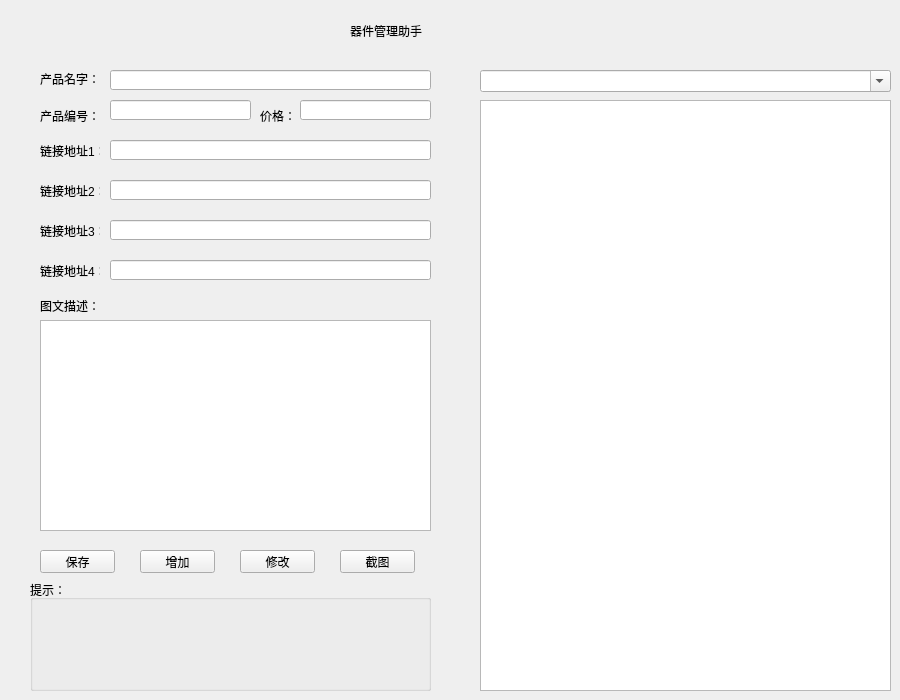
<?xml version="1.0" encoding="UTF-8"?>
<ui version="4.0">
 <class>KingHelpMain</class>
 <widget class="QWidget" name="KingHelpMain">
  <property name="geometry">
   <rect>
    <x>0</x>
    <y>0</y>
    <width>900</width>
    <height>700</height>
   </rect>
  </property>
  <property name="minimumSize">
   <size>
    <width>900</width>
    <height>700</height>
   </size>
  </property>
  <property name="maximumSize">
   <size>
    <width>900</width>
    <height>700</height>
   </size>
  </property>
  <property name="font">
   <font>
    <stylestrategy>PreferAntialias</stylestrategy>
   </font>
  </property>
  <property name="windowTitle">
   <string>KingHelpMain</string>
  </property>
  <property name="styleSheet">
   <string notr="true"/>
  </property>
  <property name="inputMethodHints">
   <set>Qt::ImhNone</set>
  </property>
  <widget class="QLabel" name="label_3">
   <property name="geometry">
    <rect>
     <x>40</x>
     <y>130</y>
     <width>60</width>
     <height>41</height>
    </rect>
   </property>
   <property name="text">
    <string>链接地址1：</string>
   </property>
  </widget>
  <widget class="QLabel" name="label_4">
   <property name="geometry">
    <rect>
     <x>40</x>
     <y>290</y>
     <width>61</width>
     <height>31</height>
    </rect>
   </property>
   <property name="text">
    <string>图文描述：</string>
   </property>
  </widget>
  <widget class="QLabel" name="label">
   <property name="geometry">
    <rect>
     <x>40</x>
     <y>63</y>
     <width>60</width>
     <height>31</height>
    </rect>
   </property>
   <property name="text">
    <string>产品名字：</string>
   </property>
  </widget>
  <widget class="QLabel" name="label_2">
   <property name="geometry">
    <rect>
     <x>40</x>
     <y>100</y>
     <width>60</width>
     <height>31</height>
    </rect>
   </property>
   <property name="text">
    <string>产品编号：</string>
   </property>
  </widget>
  <widget class="QLabel" name="label_6">
   <property name="geometry">
    <rect>
     <x>350</x>
     <y>10</y>
     <width>141</width>
     <height>41</height>
    </rect>
   </property>
   <property name="styleSheet">
    <string notr="true">font: 18pt &quot;Adobe Arabic&quot;;</string>
   </property>
   <property name="text">
    <string>器件管理助手</string>
   </property>
  </widget>
  <widget class="QLineEdit" name="pronameedit">
   <property name="geometry">
    <rect>
     <x>110</x>
     <y>70</y>
     <width>321</width>
     <height>20</height>
    </rect>
   </property>
  </widget>
  <widget class="QLineEdit" name="procodeEdit">
   <property name="geometry">
    <rect>
     <x>110</x>
     <y>100</y>
     <width>141</width>
     <height>20</height>
    </rect>
   </property>
   <property name="font">
    <font>
     <weight>75</weight>
     <bold>true</bold>
    </font>
   </property>
   <property name="readOnly">
    <bool>true</bool>
   </property>
  </widget>
  <widget class="QLineEdit" name="prourl1edit">
   <property name="geometry">
    <rect>
     <x>110</x>
     <y>140</y>
     <width>321</width>
     <height>20</height>
    </rect>
   </property>
  </widget>
  <widget class="QTreeWidget" name="treeWidget">
   <property name="geometry">
    <rect>
     <x>480</x>
     <y>100</y>
     <width>411</width>
     <height>591</height>
    </rect>
   </property>
   <property name="cursor" stdset="0">
    <cursorShape>IBeamCursor</cursorShape>
   </property>
   <property name="contextMenuPolicy">
    <enum>Qt::NoContextMenu</enum>
   </property>
   <property name="midLineWidth">
    <number>1</number>
   </property>
   <property name="editTriggers">
    <set>QAbstractItemView::NoEditTriggers</set>
   </property>
   <property name="rootIsDecorated">
    <bool>true</bool>
   </property>
   <property name="wordWrap">
    <bool>true</bool>
   </property>
   <property name="headerHidden">
    <bool>true</bool>
   </property>
   <attribute name="headerVisible">
    <bool>false</bool>
   </attribute>
   <attribute name="headerCascadingSectionResizes">
    <bool>false</bool>
   </attribute>
   <attribute name="headerHighlightSections">
    <bool>false</bool>
   </attribute>
   <attribute name="headerMinimumSectionSize">
    <number>21</number>
   </attribute>
   <attribute name="headerStretchLastSection">
    <bool>true</bool>
   </attribute>
   <column>
    <property name="text">
     <string notr="true">1</string>
    </property>
   </column>
  </widget>
  <widget class="QPushButton" name="addbtn">
   <property name="geometry">
    <rect>
     <x>140</x>
     <y>550</y>
     <width>75</width>
     <height>23</height>
    </rect>
   </property>
   <property name="text">
    <string>增加</string>
   </property>
  </widget>
  <widget class="QPushButton" name="updatebtn">
   <property name="geometry">
    <rect>
     <x>240</x>
     <y>550</y>
     <width>75</width>
     <height>23</height>
    </rect>
   </property>
   <property name="text">
    <string>修改</string>
   </property>
  </widget>
  <widget class="QPushButton" name="sccutbutton">
   <property name="geometry">
    <rect>
     <x>340</x>
     <y>550</y>
     <width>75</width>
     <height>23</height>
    </rect>
   </property>
   <property name="text">
    <string>截图</string>
   </property>
  </widget>
  <widget class="QPushButton" name="savebtn">
   <property name="geometry">
    <rect>
     <x>40</x>
     <y>550</y>
     <width>75</width>
     <height>23</height>
    </rect>
   </property>
   <property name="text">
    <string>保存</string>
   </property>
  </widget>
  <widget class="QLineEdit" name="propriceedit">
   <property name="geometry">
    <rect>
     <x>300</x>
     <y>100</y>
     <width>131</width>
     <height>20</height>
    </rect>
   </property>
  </widget>
  <widget class="QLabel" name="label_5">
   <property name="geometry">
    <rect>
     <x>260</x>
     <y>100</y>
     <width>41</width>
     <height>31</height>
    </rect>
   </property>
   <property name="text">
    <string>价格：</string>
   </property>
  </widget>
  <widget class="QComboBox" name="searchedit">
   <property name="geometry">
    <rect>
     <x>480</x>
     <y>70</y>
     <width>411</width>
     <height>22</height>
    </rect>
   </property>
   <property name="editable">
    <bool>true</bool>
   </property>
  </widget>
  <widget class="QLabel" name="label_7">
   <property name="geometry">
    <rect>
     <x>40</x>
     <y>170</y>
     <width>60</width>
     <height>41</height>
    </rect>
   </property>
   <property name="text">
    <string>链接地址2：</string>
   </property>
  </widget>
  <widget class="QLineEdit" name="prourl2edit">
   <property name="geometry">
    <rect>
     <x>110</x>
     <y>180</y>
     <width>321</width>
     <height>20</height>
    </rect>
   </property>
  </widget>
  <widget class="QLabel" name="label_8">
   <property name="geometry">
    <rect>
     <x>40</x>
     <y>210</y>
     <width>60</width>
     <height>41</height>
    </rect>
   </property>
   <property name="text">
    <string>链接地址3：</string>
   </property>
  </widget>
  <widget class="QLineEdit" name="prourl3edit">
   <property name="geometry">
    <rect>
     <x>110</x>
     <y>220</y>
     <width>321</width>
     <height>20</height>
    </rect>
   </property>
  </widget>
  <widget class="QLabel" name="label_9">
   <property name="geometry">
    <rect>
     <x>40</x>
     <y>250</y>
     <width>60</width>
     <height>41</height>
    </rect>
   </property>
   <property name="text">
    <string>链接地址4：</string>
   </property>
  </widget>
  <widget class="QLineEdit" name="prourl4edit">
   <property name="geometry">
    <rect>
     <x>110</x>
     <y>260</y>
     <width>321</width>
     <height>20</height>
    </rect>
   </property>
  </widget>
  <widget class="QTextEdit" name="proimgedit">
   <property name="geometry">
    <rect>
     <x>40</x>
     <y>320</y>
     <width>391</width>
     <height>211</height>
    </rect>
   </property>
   <property name="frameShape">
    <enum>QFrame::StyledPanel</enum>
   </property>
   <property name="frameShadow">
    <enum>QFrame::Sunken</enum>
   </property>
  </widget>
  <widget class="QLabel" name="label_10">
   <property name="geometry">
    <rect>
     <x>510</x>
     <y>9</y>
     <width>381</width>
     <height>51</height>
    </rect>
   </property>
   <property name="styleSheet">
    <string notr="true">font: 8pt &quot;Arial&quot;;
color: rgb(0, 0, 255);</string>
   </property>
   <property name="text">
    <string/>
   </property>
   <property name="scaledContents">
    <bool>true</bool>
   </property>
   <property name="alignment">
    <set>Qt::AlignLeading|Qt::AlignLeft|Qt::AlignVCenter</set>
   </property>
   <property name="wordWrap">
    <bool>true</bool>
   </property>
   <property name="openExternalLinks">
    <bool>true</bool>
   </property>
  </widget>
  <widget class="QLabel" name="pnamechecklabel">
   <property name="geometry">
    <rect>
     <x>430</x>
     <y>70</y>
     <width>31</width>
     <height>21</height>
    </rect>
   </property>
   <property name="text">
    <string/>
   </property>
  </widget>
  <widget class="QLabel" name="ppricechecklabel">
   <property name="geometry">
    <rect>
     <x>430</x>
     <y>100</y>
     <width>31</width>
     <height>21</height>
    </rect>
   </property>
   <property name="text">
    <string/>
   </property>
  </widget>
  <widget class="QLabel" name="label_13">
   <property name="geometry">
    <rect>
     <x>430</x>
     <y>140</y>
     <width>31</width>
     <height>21</height>
    </rect>
   </property>
   <property name="text">
    <string/>
   </property>
  </widget>
  <widget class="QLabel" name="purl1checklabel">
   <property name="geometry">
    <rect>
     <x>430</x>
     <y>140</y>
     <width>31</width>
     <height>21</height>
    </rect>
   </property>
   <property name="text">
    <string/>
   </property>
  </widget>
  <widget class="QLabel" name="purl2checklabel">
   <property name="geometry">
    <rect>
     <x>430</x>
     <y>180</y>
     <width>31</width>
     <height>21</height>
    </rect>
   </property>
   <property name="text">
    <string/>
   </property>
  </widget>
  <widget class="QLabel" name="purl3checklabel">
   <property name="geometry">
    <rect>
     <x>430</x>
     <y>220</y>
     <width>31</width>
     <height>21</height>
    </rect>
   </property>
   <property name="text">
    <string/>
   </property>
  </widget>
  <widget class="QLabel" name="purl4checklabel">
   <property name="geometry">
    <rect>
     <x>430</x>
     <y>260</y>
     <width>31</width>
     <height>21</height>
    </rect>
   </property>
   <property name="text">
    <string/>
   </property>
  </widget>
  <widget class="QLabel" name="imgchecklabel">
   <property name="geometry">
    <rect>
     <x>430</x>
     <y>510</y>
     <width>31</width>
     <height>21</height>
    </rect>
   </property>
   <property name="text">
    <string/>
   </property>
  </widget>
  <widget class="QGroupBox" name="groupBox">
   <property name="geometry">
    <rect>
     <x>30</x>
     <y>580</y>
     <width>401</width>
     <height>111</height>
    </rect>
   </property>
   <property name="title">
    <string>提示：</string>
   </property>
   <widget class="QLabel" name="checkresultlabel">
    <property name="geometry">
     <rect>
      <x>3</x>
      <y>11</y>
      <width>391</width>
      <height>91</height>
     </rect>
    </property>
    <property name="text">
     <string/>
    </property>
    <property name="scaledContents">
     <bool>true</bool>
    </property>
    <property name="alignment">
     <set>Qt::AlignLeading|Qt::AlignLeft|Qt::AlignTop</set>
    </property>
    <property name="wordWrap">
     <bool>true</bool>
    </property>
    <property name="margin">
     <number>5</number>
    </property>
    <property name="textInteractionFlags">
     <set>Qt::LinksAccessibleByMouse|Qt::TextSelectableByMouse</set>
    </property>
   </widget>
  </widget>
 </widget>
 <layoutdefault spacing="6" margin="11"/>
 <resources/>
 <connections/>
</ui>
